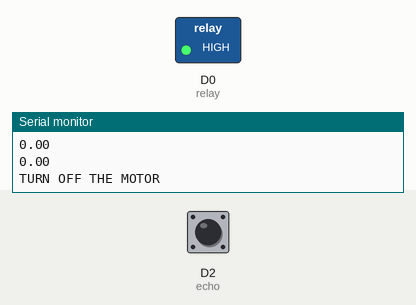
This sketch was run on a simulated ESP8266 (NodeMCU). Shown: switched loads named in the sketch (green lamp = pin HIGH), the last lines printed to the serial monitor. The test bench sets the inputs (shaded band); at power-on: D2 (echo) LOW. Pins used as bus, display or sensor lines are not drawn.

Above: at 1.8 s.
1.9 s: D2 (echo) pulsed HIGH 5 times (0.12 s each, 0.3 s apart)
At 3.6 s:
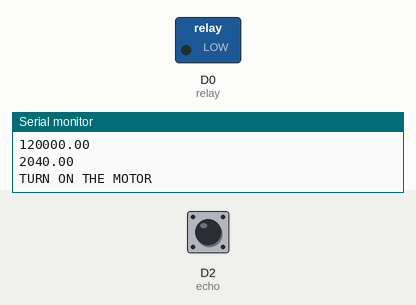
Timing chart, 0 to 7.7 s (numbered marks = the images above; inputs shaded):
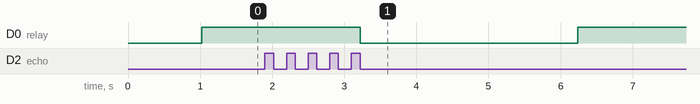

Measured:
- after the input at 1.9 s, D0 (relay): HIGH → LOW after 1.3 s, → HIGH 3.0 s later

The sketch:

watercontroller.ino
```cpp
#include<SoftwareSerial.h>
const int trig=D1;
const int echo=D2;
const int relay=D0;
float duration;
float distance;

void setup() {
Serial.begin(9600);
pinMode(trig,OUTPUT);
pinMode(echo,INPUT);
pinMode(relay,OUTPUT);

}

void loop() {
digitalWrite(trig,LOW);
delay(10);
digitalWrite(trig,HIGH);
delay(10);
digitalWrite(trig,LOW);
duration=pulseIn(echo,HIGH);
Serial.println(duration);
distance=(duration*0.034/2);
Serial.println(distance);

if(distance<20)
{
  Serial.println("TURN OFF THE MOTOR");
  digitalWrite(relay,HIGH);

}
else
{
  Serial.println("TURN ON THE MOTOR");
  digitalWrite(relay,LOW);
}
delay(2000);
}
```
